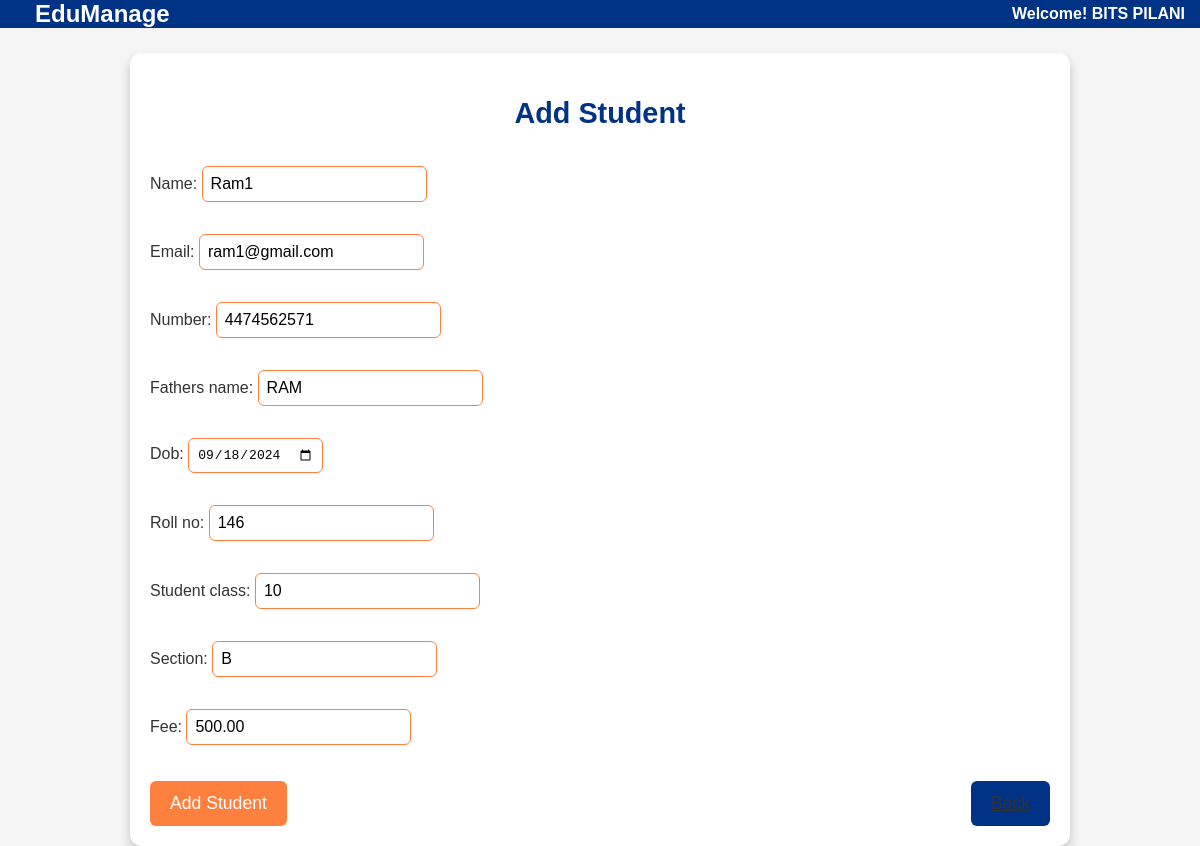
Page /students/edit/2/ (signed in) on the committed database.
### accounts/models.py (models this page shows, shortened)
class User(AbstractBaseUser):
    ORGANIZATION_CHOICES = [
        ('school', 'School'),
        ('college', 'College'),
    ]
    COUNTRY_CHOICES = [
        ('us', 'United States'),
        ('uk', 'United Kingdom'),
        ('in', 'India'),
    ]
    school_name = models.CharField(max_length=100)
    email = models.EmailField(unique=True)
    phone = models.CharField(max_length=15)
    address_area = models.CharField(max_length=100)
    address_landmark = models.CharField(max_length=100, blank=True, null=True)
    address_city = models.CharField(max_length=50)
    address_state = models.CharField(max_length=50)
    address_country = models.CharField(max_length=50, choices=COUNTRY_CHOICES)
    address_pincode = models.CharField(max_length=10)
    organization_type = models.CharField(max_length=10, choices=ORGANIZATION_CHOICES)
    is_active = models.BooleanField(default=True)
    is_admin = models.BooleanField(default=False)
    objects = UserManager()
    USERNAME_FIELD = 'email'
    REQUIRED_FIELDS = ['school_name']

class Student(models.Model):
    id = models.AutoField(primary_key=True)
    name = models.CharField(max_length=100)
    email = models.EmailField(unique=True)
    number = models.CharField(max_length=15)
    fathers_name = models.CharField(max_length=100)
    dob = models.DateField()
    roll_no = models.CharField(max_length=20, unique=True)
    student_class = models.CharField(max_length=20)
    section = models.CharField(max_length=10)
    fee = models.DecimalField(max_digits=10, decimal_places=2)
    school = models.ForeignKey(User, on_delete=models.CASCADE)  # Associate with school

### accounts/views.py (the view)
# urls.py: path('students/edit/<int:student_id>/', views.student_edit, name='student_edit'),
@login_required
def student_edit(request, student_id):
    student = get_object_or_404(Student, id=student_id, school=request.user)
    if request.method == 'POST':
        form = StudentForm(request.POST, instance=student)
        if form.is_valid():
            form.save()
            return redirect('student_list')
    else:
        form = StudentForm(instance=student)
    return render(request, 'accounts/student_form.html', {'form': form})

### accounts/forms.py
class StudentForm(forms.ModelForm):
    dob = forms.DateField(widget=forms.DateInput(attrs={'type': 'date'}))  # Input type=date for DOB
    class Meta:
        model = Student
        fields = ['name', 'email', 'number', 'fathers_name', 'dob', 'roll_no', 'student_class', 'section', 'fee']

### templates/accounts/student_form.html (shortened to what this page needs)
<!DOCTYPE html>
<html lang="en">
  <head>
    {% load static %}
    <link rel="stylesheet" href="{% static 'css/student_form.css' %}" />
  </head>
  <body>
    <nav class="navbar">
      <a class="navbar-brand" style="font-size: 24px; font-weight: bold"
        >EduManage</a
      >
      <span class="school-name">Welcome! {{ user.school_name }}</span>
    </nav>
    <div class="container">
      <h2>{% if student %}Edit{% else %}Add{% endif %} Student</h2>
      <form method="POST">
        {% csrf_token %} {{ form.as_p }}
        <div class="form-actions">
          <button type="submit" class="btn btn-primary">
            {% if student %}Update{% else %}Add{% endif %} Student
          </button>
          <a href="{% url 'student_list' %}" class="btn btn-secondary">Back</a>
        </div>
      </form>
    </div>
  </body>
</html>

### static/css/student_form.css (style rules this page uses)
body { font-family: Arial, sans-serif; background-color: #f5f5f5; display: flex; flex-direction: column; align-items: center; height: 100vh; margin: 0; }
.container { max-width: 900px; width: 100%; padding: 20px; margin-top: 25px; background-color: #ffffff; border-radius: 12px; box-shadow: 0 6px 12px rgba(0, 0, 0, 0.2); }
.navbar { width: 100%; height: 80px; background-color: #003285; display: flex; align-items: center; justify-content: space-between; padding: 0 15px; box-sizing: border-box; color: #fff; }
.navbar a { font-size: 18px; color: #fff; text-decoration: none; margin: 0 20px; }
h2 { color: #003285; font-size: 1.8em; margin-bottom: 20px; text-align: center; }
form { display: flex; flex-direction: column; }
.form-actions { margin-top: 20px; display: flex; justify-content: space-between; }
button, .btn { background-color: #ff7f3e; color: white; border: none; padding: 12px 20px; border-radius: 6px; cursor: pointer; font-size: 1.1em; transition: background-color 0.3s ease; }
.btn-secondary { background-color: #003285; color: #333; }
form label { font-size: 1em; color: #333; margin-bottom: 8px; }
form input, form select { padding: 8px; border: 1px solid #ff7f3e; border-radius: 6px; font-size: 1em; box-sizing: border-box; }
.school-name { font-size: 16px; font-weight: bold; }

### rows in the picture
User: school_name "BITS PILANI"
Student: name "Ram1", email "ram1@gmail.com", number "4474562571", fathers_name "RAM", dob "09/18/2024", roll_no "146", student_class "10", section "B", fee "500.00"
